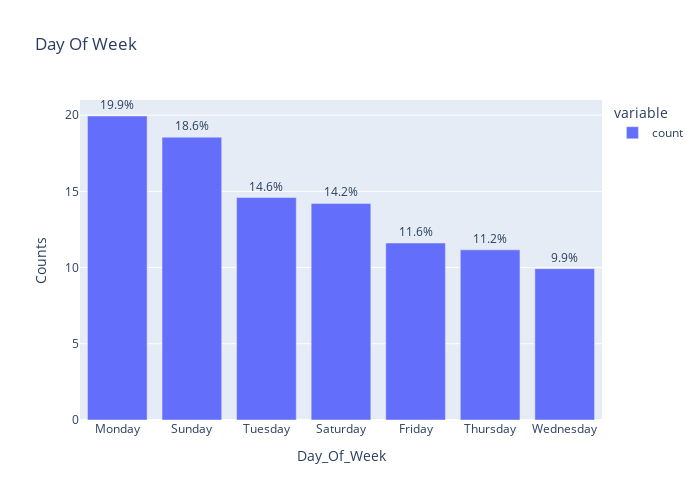

The code cell stored with this chart in its notebook:
### Code cell
cat_bar('day_of_week')

### Figure 1 — Plotly figure (JSON) as saved in the notebook; plotly's stock layout.template omitted (floating-point values rounded to 4 significant figures)
{"data": [{"alignmentgroup": "True", "hovertemplate": "variable=count<br>day_of_week=%{x}<br>value=%{y}<extra></extra>", "legendgroup": "count", "marker": {"color": "#636efa", "pattern": {"shape": ""}}, "name": "count", "offsetgroup": "count", "orientation": "v", "showlegend": true, "textposition": "outside", "texttemplate": "%{y:.1f}%", "type": "bar", "x": ["Monday", "Sunday", "Tuesday", "Saturday", "Friday", "Thursday", "Wednesday"], "xaxis": "x", "y": [19.94, 18.55, 14.59, 14.21, 11.61, 11.16, 9.928], "yaxis": "y"}], "layout": {"barmode": "relative", "height": 500, "legend": {"title": {"text": "variable"}, "tracegroupgap": 0}, "title": {"text": "Day Of Week"}, "width": 700, "xaxis": {"anchor": "y", "autorange": true, "domain": [0, 1], "range": [-0.5, 6.5], "title": {"text": "Day_Of_Week"}, "type": "category"}, "yaxis": {"anchor": "x", "autorange": true, "domain": [0, 1], "range": [0, 20.99], "title": {"text": "Counts"}, "type": "linear"}}}
